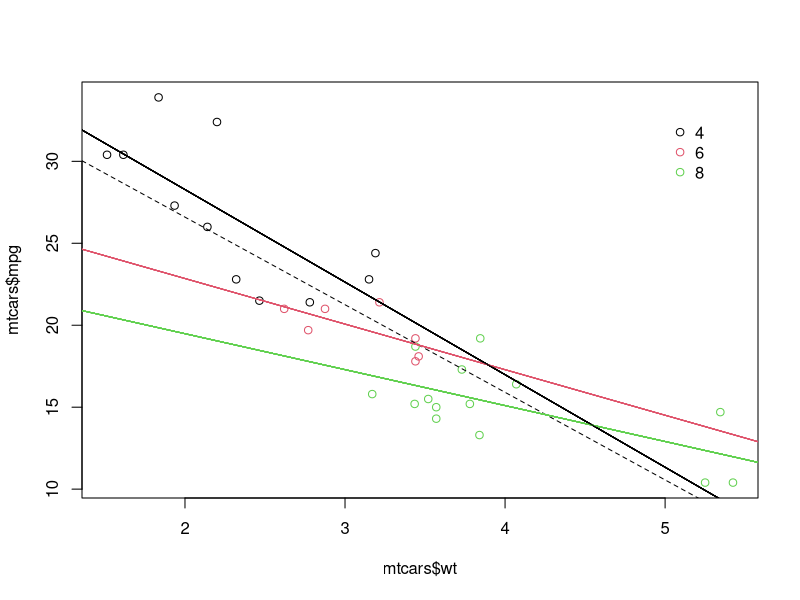
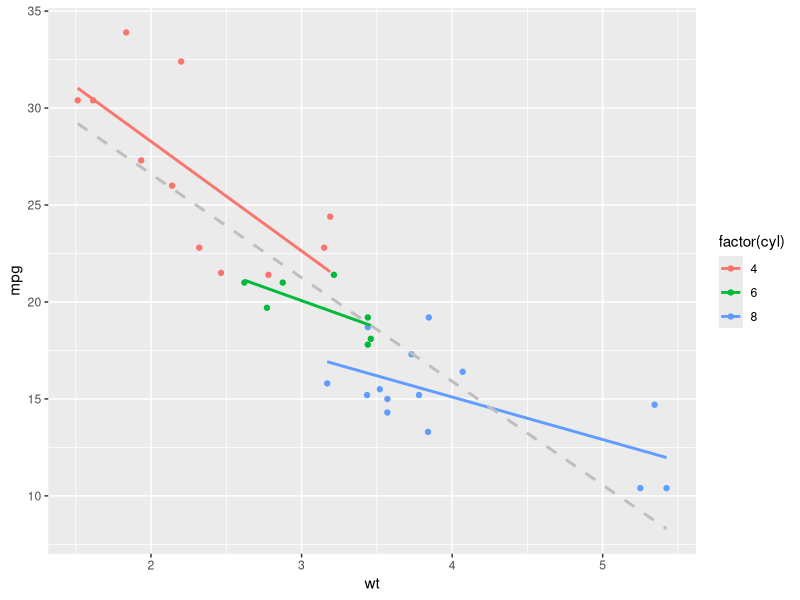

Recreate these plots in R, in order. (Note: this script raises an error after producing the figures.)
## ---- chunk 1
library(ggplot2)
rm(mtcarts)
data("mtcars")
mtcars$cyl <- as.factor(mtcars$cyl) # treat 'cyl' as a factor

plot(mtcars$wt, mtcars$mpg, col = mtcars$cyl)
abline(lm(mpg ~ wt, data = mtcars), lty = 2)
lapply(mtcars$cyl, function(x) {
  abline(lm(mpg ~ wt, mtcars, subset = (cyl == x)), col = x)
  })
legend(x = 5, y = 33, legend = levels(mtcars$cyl),col = 1:3, pch = 1, bty = "n")
       
plot1 <- ggplot(mtcars, aes(x = wt, y = mpg, col = factor(cyl))) +
         geom_point() +
         geom_smooth(method=lm , se=FALSE, aes(col=cyl)) +
         geom_smooth(method=lm , se=FALSE, linetype=2, col="grey", aes(group=1))       
plot1 # print the object 'plot1'
## ---- chunk 2

p1 <- ggplot(data=diamonds, mapping= aes(x=carat, y= price)) # data and mappings

#p2 <- p1 + geom_point()  # + the general form

p2 <- p1 + geom_line()  # + the general form

p3 <- ggplot(diamonds, aes(x=carat, y= price, col=clarity)) +
      geom_point() # adding a mapping / variable

p3b <- ggplot(diamonds, aes(x=carat, y= price)) +
      geom_point(col="red") # adding a attribute


p4 <- p1 + geom_point(aes(col=clarity)) # or changing some attributes
grid.arrange(p1, p2, p3, p4, ncol=2)
## ---- chunk 3
iris.tidy <- iris %>%
  gather(key, Value, -Species) %>%
  separate(key, c("Part", "Measure"), "\\.")

p1 <- ggplot(iris.tidy, aes(x = Species, y = Value, col = Part)) +
geom_jitter() +
facet_grid(. ~ Measure)

p2 <- ggplot(iris.tidy, aes(x = Measure, y = Value, col = Part)) +
geom_jitter() +
facet_grid(. ~ Species)


p3 <- ggplot(iris.tidy, aes(x = Species, y = Value, col = Part)) +
geom_point()

grid.arrange(p1, p2, p3, ncol=2)

## ---- chunk 4
data("mtcars")
p1 <- ggplot(mtcars, aes(x = wt, y = mpg)) +
      geom_point()

# color dependent on 'disp',
# 'disp' is continuous, hence the shades of same colour
p2 <- ggplot(mtcars, aes(x = wt, y = mpg, col = disp)) +
      geom_point()  + geom_smooth(se=FALSE)

# changing the colour depending on the variable 'clarity', 
# 'clarity' is a factor, hence the different colours
p3 <- ggplot(diamonds, aes(x = carat, y = price, col=clarity)) +
      geom_smooth()

# size dependent on 'disp'
p4 <- ggplot(mtcars, aes(x = wt, y = mpg, size = disp)) +
      geom_point()

grid.arrange(p1, p2, p3, p4, ncol=2)
## ---- chunk 5
# points and smoother layer
p1 <- ggplot(diamonds, aes(x = carat, y = price)) + 
      geom_point() + 
      geom_smooth(se=TRUE) # se = T by default

# only the smoother layer
p2 <- ggplot(diamonds, aes(x = carat, y = price)) + 
      geom_smooth()

# changing the parameters of the point geometry, much more transparent, here
p3 <- ggplot(diamonds, aes(x = carat, y = price)) + 
      geom_point(alpha=.04)

# only the smoother layer and different aesthetics,
# aes recognizes the groups and therefore separates for them
p4 <- ggplot(diamonds, aes(x = carat, y = price, col=clarity)) +
      geom_smooth() + geom_point(alpha=.04)

grid.arrange(p1, p2, p3,p4,  ncol=2)
## ---- chunk 6
p1 <- ggplot(mtcars, aes(x = wt, y = mpg, col = cyl)) +
      geom_point(shape = 1, size = 4)
p2 <- ggplot(mtcars, aes(x=mpg, y=qsec,size=(hp/wt), shape=factor(am), col=factor(cyl))) + 
      geom_point()

grid.arrange(p1, p2,  ncol=2)
## ---- chunk 7

p1 <- ggplot(iris, aes(x=Sepal.Length, y=Sepal.Width, col=Species)) +
      geom_point()
p2 <- ggplot(iris, aes(x=Sepal.Length, y=Sepal.Width, col=Species)) +
      geom_point(position="jitter")

grid.arrange(p1, p2,  ncol=2)
## ---- chunk 8
mtcars$mydummy <- 1
 
ggplot(mtcars, aes(x = mpg, y=mydummy, col=factor(cyl))) + 
geom_jitter() + 
scale_y_continuous(limits=c(-0,2)) + 
labs(title="My nice graph", x="Miles per gallon", y="", col="Cylindres")
## ---- chunk 9
p1 <- ggplot(iris, aes(x=Sepal.Length)) + geom_histogram()
p2 <- ggplot(iris, aes(x=Sepal.Length)) + 
      geom_histogram(binwidth = 1)
p3 <- ggplot(iris, aes(x=Sepal.Length, fill=Species)) +
      geom_histogram()
p4 <- ggplot(iris, aes(x=Sepal.Length, fill=Species)) +
      geom_histogram(position="dodge") # or "stack", or "fill"

grid.arrange(p1, p2, p3, p4,  ncol=2)
## ---- chunk 10
data("mtcars")
mtcars$cyl <- as.factor(mtcars$cyl) # changing 'cyl' to factor, which is actually is 
mtcars$am <- as.factor(mtcars$am)
p1 <- ggplot(mtcars, aes(x=cyl, fill=am)) +
      geom_bar(position="stack")
p2 <- ggplot(mtcars, aes(x=cyl, fill=am)) +
      geom_bar(position="dodge") # or "stack", or "fill"

posn_d <- position_dodge(width=.2) # like for jitter
p3 <- ggplot(mtcars, aes(x=cyl, fill=am)) +
      geom_bar(position=posn_d, alpha=.6)

p4 <- ggplot(mtcars, aes(mpg, fill=cyl)) +
      geom_histogram(binwidth = 1, position="identity", alpha=.4)


grid.arrange(p1, p2, p3, p4,  ncol=2)
## ---- chunk 11
data <- data.frame(a=1:6, b=rep(1/6,6))

p1 <- ggplot(data, aes(x=a, y=b)) +
      geom_bar(position="stack", alpha = 0.7, stat = "identity") +
      labs(title = "Probability distribution of die roll", x = "Value on the die (x)", y = "P(x)") +
  scale_x_discrete(limits=1:6, labels=c("1", "2", "3", "4", "5", "6"))
      
p1
## ---- chunk 12
p1 <- ggplot(economics, aes(x = date, y = unemploy)) + 
geom_line()

data("beavers")
p2 <- ggplot(beaver1, aes(x = time, y = temp, col=factor(activ))) + 
geom_line(aes(group=1)) # group = 1 indicates you want a single line connecting all the points, you can set group=variable

grid.arrange(p1, p2, ncol=2)
